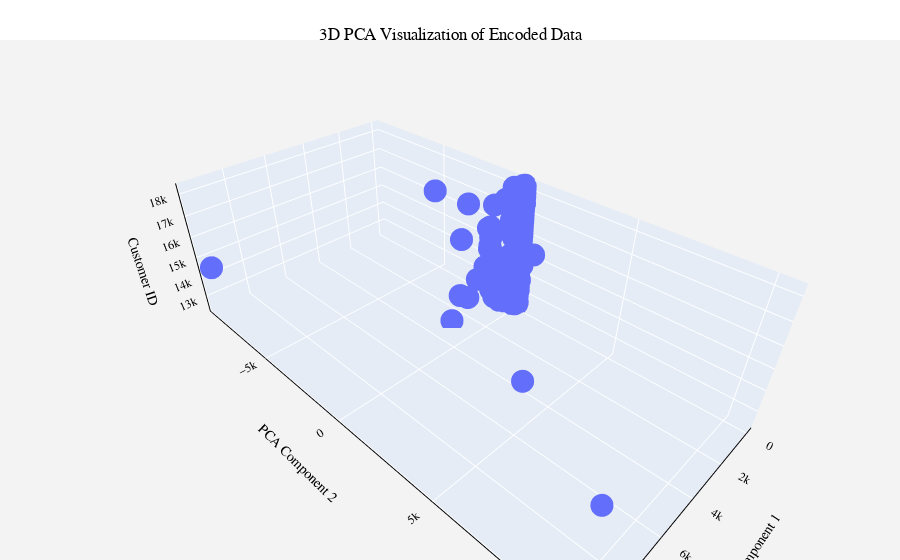

Source (notebook cell):
### Code cell
# 3D plot of data
X = final_encoded_df.drop(columns=["CustomerID"])
pca = PCA(n_components=2)
pca_components = pca.fit_transform(X)

pca_df = pd.DataFrame(pca_components, columns=["PCA1", "PCA2"])
pca_df["CustomerID"] = final_encoded_df["CustomerID"]

fig = px.scatter_3d(pca_df, x='PCA1', y='PCA2', z='CustomerID',
                    title="3D PCA Visualization of Encoded Data",
                    labels={'PCA1': 'PCA Component 1', 'PCA2': 'PCA Component 2', 'CustomerID': 'Customer ID'})

fig.update_layout(
    scene=dict(
        xaxis_title="PCA Component 1",
        yaxis_title="PCA Component 2",
        zaxis_title="Customer ID",
        xaxis=dict(showgrid=True, zeroline=False, showline=True, linewidth=2, linecolor='black'),
        yaxis=dict(showgrid=True, zeroline=False, showline=True, linewidth=2, linecolor='black'),
        zaxis=dict(showgrid=True, zeroline=False, showline=True, linewidth=2, linecolor='black'),
        bgcolor='rgb(243, 243, 243)',  # Light background 
    ),
    margin=dict(l=0, r=0, b=0, t=40),  # margins 
    title_x=0.5,  
    title_y=0.95, 
    paper_bgcolor='white', 
    font=dict(
        family="Arial, sans-serif", 
        size=12,  
        color="black" 
    )
)
fig.show()

### Figure 1 — Plotly figure (JSON) as saved in the notebook; plotly's stock layout.template omitted (floating-point values rounded to 4 significant figures; data arrays with more than 128 entries replaced by an {"elided": "..."} marker saying what was removed)
{"data": [{"hovertemplate": "PCA Component 1=%{x}<br>PCA Component 2=%{y}<br>Customer ID=%{z}<extra></extra>", "legendgroup": "", "marker": {"color": "#636efa", "symbol": "circle"}, "mode": "markers", "name": "", "scene": "scene", "showlegend": false, "type": "scatter3d", "x": {"elided": "4380 float values"}, "y": {"elided": "4380 float values"}, "z": {"elided": "4380 int values"}}], "layout": {"font": {"color": "black", "family": "Arial, sans-serif", "size": 12}, "legend": {"tracegroupgap": 0}, "margin": {"b": 0, "l": 0, "r": 0, "t": 40}, "paper_bgcolor": "white", "scene": {"bgcolor": "rgb(243, 243, 243)", "domain": {"x": [0, 1], "y": [0, 1]}, "xaxis": {"linecolor": "black", "linewidth": 2, "showgrid": true, "showline": true, "title": {"text": "PCA Component 1"}, "zeroline": false}, "yaxis": {"linecolor": "black", "linewidth": 2, "showgrid": true, "showline": true, "title": {"text": "PCA Component 2"}, "zeroline": false}, "zaxis": {"linecolor": "black", "linewidth": 2, "showgrid": true, "showline": true, "title": {"text": "Customer ID"}, "zeroline": false}}, "title": {"text": "3D PCA Visualization of Encoded Data", "x": 0.5, "y": 0.95}}}
